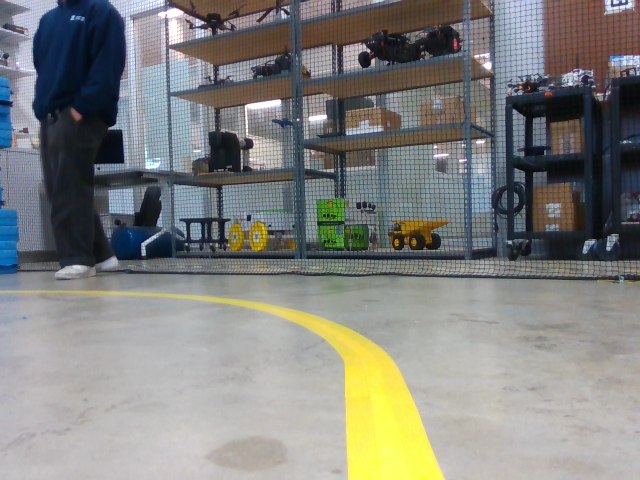
#> input picture src/f1tenth_control/vicon_control/scripts/test.png, 640 x 480 px, found by its file name
$ python waypoint_generation.py
#> lines starting #> are read from the running program, lines starting #| are printed output that depends on the picture; after the words box and inside, x2 and y2 are one past the last pixel; in counts of white or black regions, pixels touching at a corner belong together
#> in main, image is the input picture: shape (480, 640, 3); mean B, G, R 126.7, 130.3, 129.4
import cv2
import numpy as np


def filter(image):

    # Check if the image was loaded properly
    if image is None:
        print("Error: Unable to load image.")
        exit()

    # Convert the image from BGR to HSV color space
    hsv_image = cv2.cvtColor(image, cv2.COLOR_BGR2HSV)
#> hsv_image: shape (480, 640, 3); mean H, S, V 70.3, 49.8, 139.4

    # Define the lower and upper bounds for the yellow color in HSV
    lower_yellow = np.array([20, 100, 100])
    upper_yellow = np.array([40, 255, 255])

    # Create a binary mask where yellow colors are white and the rest are black
    mask = cv2.inRange(hsv_image, lower_yellow, upper_yellow)
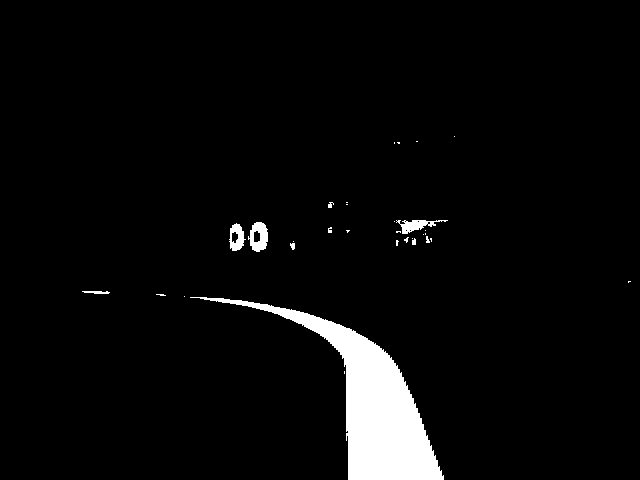
#> mask: shape (480, 640); 4.1% white; 31 white regions (23 under 20 px), largest, box (x1, y1, x2, y2) and area: (190, 297, 444, 480) 11339, (248, 222, 268, 252) 392, (396, 220, 448, 234) 311

    # Optional: Remove small blobs (noise) using morphological operations
    kernel = np.ones((5, 5), np.uint8)
    mask_cleaned = cv2.morphologyEx(mask, cv2.MORPH_OPEN, kernel)
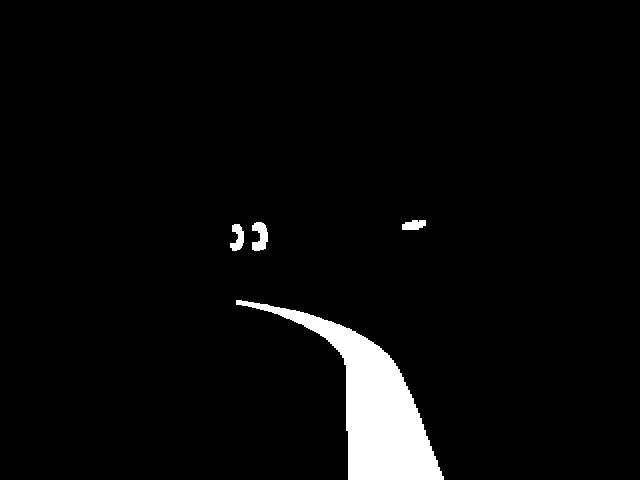
#> mask_cleaned: shape (480, 640); 3.9% white; 4 white regions, box (x1, y1, x2, y2) and area: (236, 300, 444, 480) 11170, (252, 222, 268, 251) 323, (230, 224, 244, 251) 237, (402, 220, 426, 230) 192

    # Save the binary image
    return mask_cleaned


def generate_waypoints(original, binary_image):

    waypoints = list()

    if binary_image is None:
        print("Error: Unable to load binary image.")
        exit()

    # Load the original image (to draw waypoints)
    original_image = original
    if original_image is None:
        print("Error: Unable to load original image.")
        exit()

    width, height = binary_image.shape[:2]
#> width = 480; height = 640

    y_coords = [3*width//4+(i-1)*30 for i in range(5)]
#> y_coords = [330, 360, 390, 420, 450]

    for y in y_coords:
        row = binary_image[y,:]
        first = 0
        count = 0
        for i in range(len(row)):
            if row[i] == 255:
                if count == 0:
                    first = i
                count += 1
            if row[i] == 0 and count != 0:
                break
        x = first + count//2
        point = (x, y)
        waypoints.append(point)
        cv2.circle(original_image, (x, y), radius=5, color=(0, 255, 0), thickness=-1)
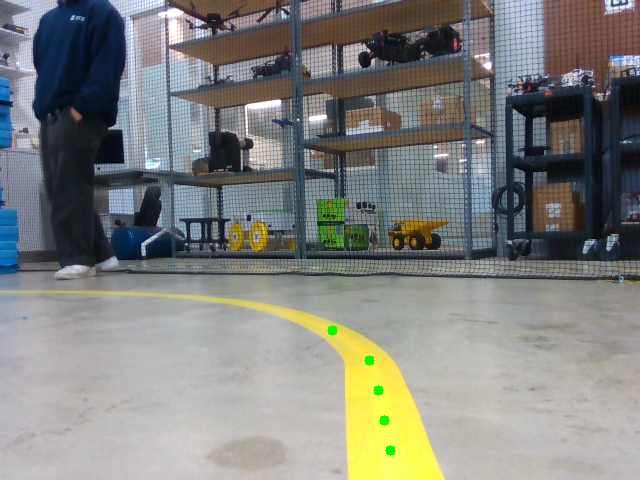
#> original_image: shape (480, 640, 3); 0.13% of pixels changed, all inside (x1, y1, x2, y2) = (327, 325, 396, 456)
#> after the loop, waypoints = [(332, 330), (369, 360), (378, 390), (384, 420), (390, 450)]

    # # Save the output image
    cv2.imwrite('./output.png', original_image)
    waypoints.reverse()

    print(waypoints)
#| [(390, 450), (384, 420), (378, 390), (369, 360), (332, 330)]

    return waypoints

def scale_to_global(waypoints):

    for waypoint in waypoints:
        print(waypoint)


def main():
    path = './test.png'
    image = cv2.imread(path)
    window_name = "test image"
    windw1 = "binary"

    masked = filter(image)

    cv2.imshow(window_name, image)
    cv2.imshow(windw1, masked)

    waypoints = generate_waypoints(image, masked)
#> waypoints = [(390, 450), (384, 420), (378, 390), (369, 360), (332, 330)]
    # scale_to_global(waypoints)


    cv2.waitKey(0)
    cv2.destroyAllWindows()


if __name__ == "__main__":
    main()

$ run again, with src/f1tenth_control/vicon_control/scripts/raw_image.png copied over src/f1tenth_control/vicon_control/scripts/test.png
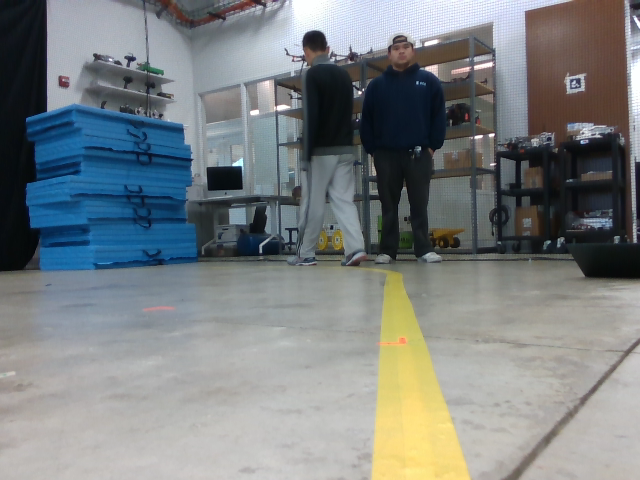
#> input picture src/f1tenth_control/vicon_control/scripts/raw_image.png, 640 x 480 px, found by its file name
#> in main, image is the input picture: shape (480, 640, 3); mean B, G, R 129.5, 128.4, 123.2
#> hsv_image: shape (480, 640, 3); mean H, S, V 67.8, 53, 138.2
#> in filter, `mask = cv2.inRange(hsv_image, lower_yellow, upper_yellow)`:
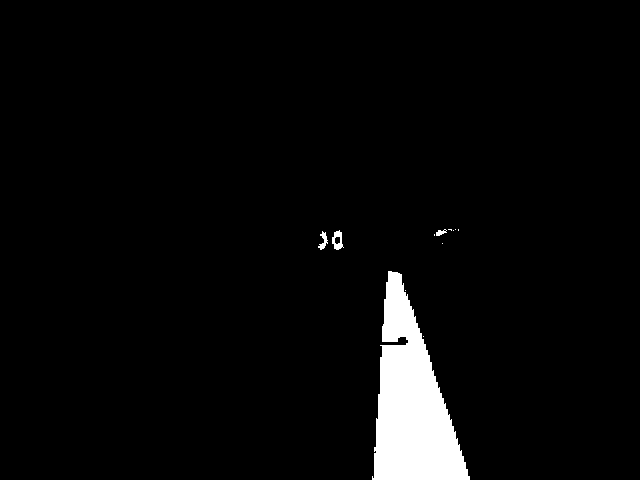
#> mask: shape (480, 640); 3.8% white; 12 white regions (8 under 20 px), largest, box (x1, y1, x2, y2) and area: (372, 271, 470, 480) 11425, (332, 230, 344, 250) 130, (318, 231, 328, 250) 86, (436, 229, 447, 236) 44
#> mask_cleaned: shape (480, 640); 3.7% white; 3 white regions, box (x1, y1, x2, y2) and area: (374, 272, 470, 480) 11388, (334, 232, 342, 237) 40, (334, 244, 341, 249) 35
#> after the loop in generate_waypoints, `for y in y_coords:`:
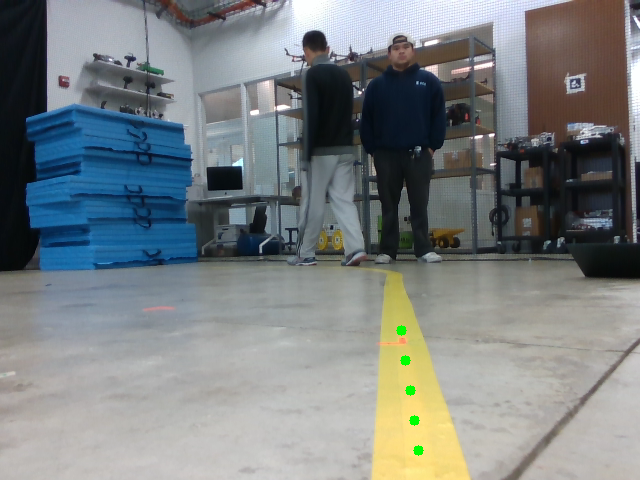
#> original_image: shape (480, 640, 3); 0.13% of pixels changed, all inside (x1, y1, x2, y2) = (396, 325, 424, 456)
#> after the loop in generate_waypoints, `for y in y_coords:`: waypoints = [(401, 330), (405, 360), (410, 390), (414, 420), (418, 450)]
#| [(418, 450), (414, 420), (410, 390), (405, 360), (401, 330)]
#> in main, `waypoints = generate_waypoints(image, masked)`: waypoints = [(418, 450), (414, 420), (410, 390), (405, 360), (401, 330)]
